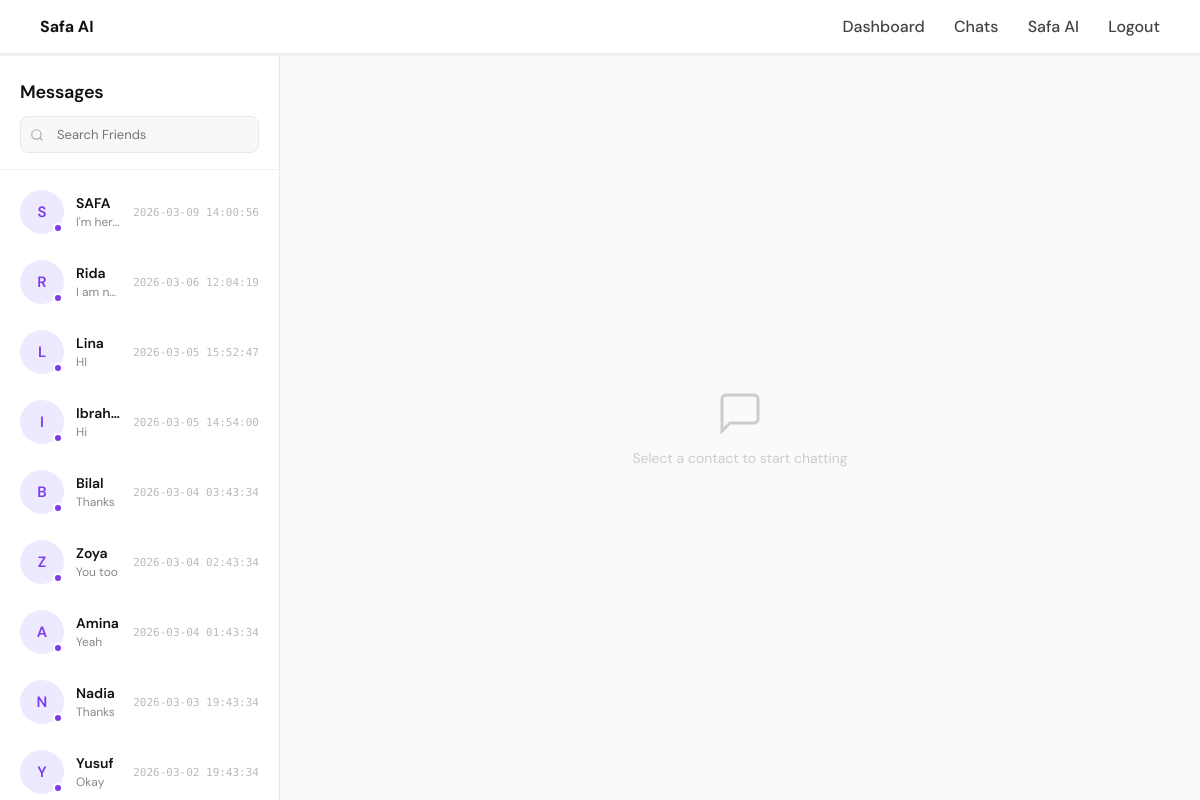
The app's page /chats (signed in), older data.
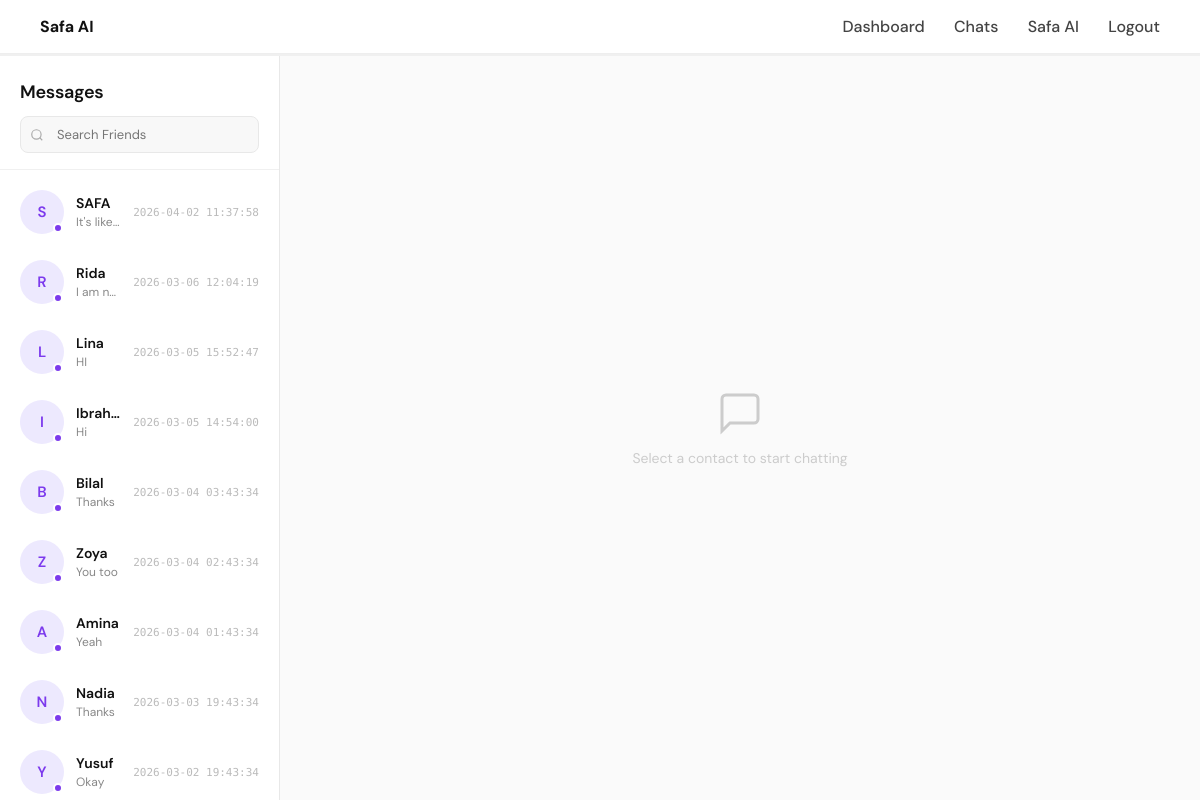
The same page, newer data.
### tables this page shows
CREATE TABLE ai_chat (
    id INTEGER PRIMARY KEY AUTOINCREMENT,
    user_id INTEGER,
    contact_name TEXT,
    sender TEXT,
    message TEXT,
    timestamp DATETIME DEFAULT CURRENT_TIMESTAMP
);

### app.py (the view, shortened to what this page needs)
@app.route("/chats", methods=["GET", "POST"])
def chats():
    if "user_id" not in session:
        return redirect(url_for("login"))
    import sqlite3
    from datetime import datetime
    import pytz
    import random
    conn = sqlite3.connect("database.db")
    cursor = conn.cursor()
    ist = pytz.timezone("Asia/Kolkata")
    contact = request.args.get("contact")
    chats = []
    contacts_list = []
    cursor.execute("""
        SELECT contact_name, message, timestamp
        FROM ai_chat
        WHERE user_id = ?
        ORDER BY timestamp DESC
    """, (session["user_id"],))
    rows = cursor.fetchall()
    contacts = {}
    for name, message, timestamp in rows:
        if name not in contacts:
            contacts[name] = {
                "last_message": message,
                "timestamp": timestamp
            }
    contacts_list = [
        (name, data["last_message"], data["timestamp"])
        for name, data in contacts.items()
    ]
    conn.close()
    return render_template(
        "chats.html",
        contacts=contacts_list,
        chats=chats,
        selected_contact=contact
    )

### templates/chats.html (shortened to what the changed rows need)
{% extends "base.html" %}
{% block content %}
<div class="chat-container">
    <div class="contact-list">
        <div class="contact-list-header">
            <h2>Messages</h2>
        </div>
        <div class="contact-scroll">
            {% for name, last_message, timestamp in contacts %}
            <a href="/chats?contact={{ name }}" class="contact-item {% if name == selected_contact %}active{% endif %}">
                <div class="contact-avatar">
                    {{ name[0] }}
                    <span class="status-dot"></span>
                </div>
                <div class="contact-info">
                    <div class="contact-name">{{ name }}</div>
                    <div class="contact-preview">{{ last_message }}</div>
                </div>
                <div class="contact-meta">
                    <span class="contact-time">{{ timestamp }}</span>
                </div>
            </a>
            {% endfor %}
        </div>
    </div>
</div>
{% endblock %}

Row changes from the older to the newer data that the page shows:
removed ai_chat: contact_name "S", contact_name "SAFA", message "I'm her…", timestamp "2026-03-09 14:00:56"
added ai_chat: contact_name "S", contact_name "SAFA", message "It's like…", timestamp "2026-04-02 11:37:58"
